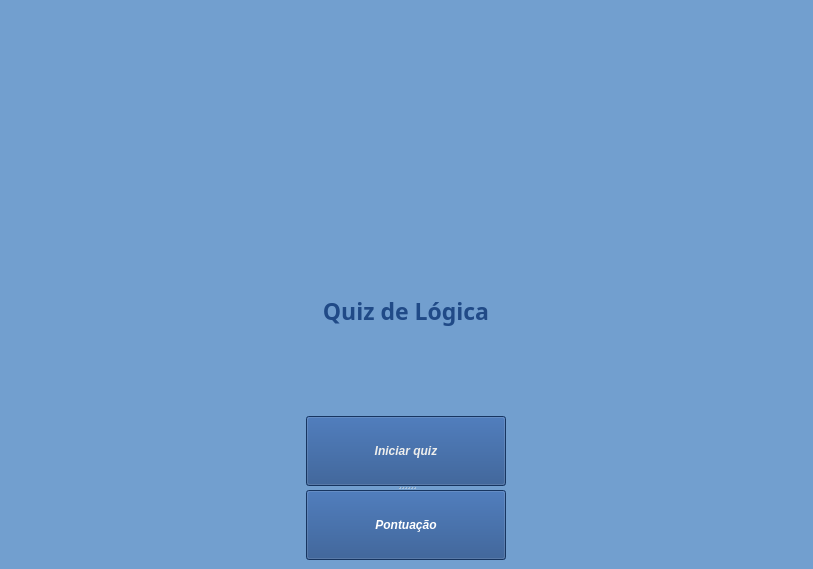
<?xml version="1.0" encoding="UTF-8"?>
<ui version="4.0">
 <class>TelaInicial</class>
 <widget class="QMainWindow" name="TelaInicial">
  <property name="geometry">
   <rect>
    <x>0</x>
    <y>0</y>
    <width>813</width>
    <height>569</height>
   </rect>
  </property>
  <property name="maximumSize">
   <size>
    <width>1000</width>
    <height>1000</height>
   </size>
  </property>
  <property name="windowTitle">
   <string>Home</string>
  </property>
  <property name="styleSheet">
   <string notr="true">background-color: rgb(114, 159, 207);</string>
  </property>
  <widget class="QWidget" name="centralwidget">
   <layout class="QGridLayout" name="gridLayout_2">
    <item row="0" column="0">
     <layout class="QGridLayout" name="gridLayout">
      <item row="0" column="0">
       <widget class="QLabel" name="labeltitulo">
        <property name="maximumSize">
         <size>
          <width>200</width>
          <height>200</height>
         </size>
        </property>
        <property name="font">
         <font>
          <pointsize>22</pointsize>
          <weight>75</weight>
          <italic>true</italic>
          <bold>true</bold>
         </font>
        </property>
        <property name="styleSheet">
         <string notr="true">color: rgb(255, 255, 255);</string>
        </property>
        <property name="text">
         <string/>
        </property>
        <property name="textFormat">
         <enum>Qt::AutoText</enum>
        </property>
        <property name="pixmap">
         <pixmap>logica.png</pixmap>
        </property>
        <property name="scaledContents">
         <bool>true</bool>
        </property>
        <property name="alignment">
         <set>Qt::AlignCenter</set>
        </property>
        <property name="margin">
         <number>28</number>
        </property>
       </widget>
      </item>
      <item row="1" column="0">
       <widget class="QLabel" name="label">
        <property name="maximumSize">
         <size>
          <width>200</width>
          <height>200</height>
         </size>
        </property>
        <property name="font">
         <font>
          <family>Abyssinica SIL</family>
          <pointsize>17</pointsize>
          <weight>75</weight>
          <italic>false</italic>
          <bold>true</bold>
          <underline>false</underline>
          <strikeout>false</strikeout>
          <kerning>true</kerning>
         </font>
        </property>
        <property name="styleSheet">
         <string notr="true">color: rgb(32, 74, 135);</string>
        </property>
        <property name="text">
         <string>Quiz de Lógica</string>
        </property>
        <property name="textFormat">
         <enum>Qt::RichText</enum>
        </property>
        <property name="alignment">
         <set>Qt::AlignCenter</set>
        </property>
        <property name="wordWrap">
         <bool>false</bool>
        </property>
        <property name="margin">
         <number>8</number>
        </property>
       </widget>
      </item>
      <item row="2" column="0">
       <widget class="QSplitter" name="splitter">
        <property name="orientation">
         <enum>Qt::Vertical</enum>
        </property>
        <widget class="QSplitter" name="splitter_2">
         <property name="orientation">
          <enum>Qt::Vertical</enum>
         </property>
         <widget class="QSplitter" name="splitter_3">
          <property name="orientation">
           <enum>Qt::Vertical</enum>
          </property>
          <widget class="QPushButton" name="pushButtonIniciar">
           <property name="sizePolicy">
            <sizepolicy hsizetype="Minimum" vsizetype="Fixed">
             <horstretch>0</horstretch>
             <verstretch>0</verstretch>
            </sizepolicy>
           </property>
           <property name="minimumSize">
            <size>
             <width>200</width>
             <height>20</height>
            </size>
           </property>
           <property name="maximumSize">
            <size>
             <width>200</width>
             <height>70</height>
            </size>
           </property>
           <property name="font">
            <font>
             <weight>75</weight>
             <italic>true</italic>
             <bold>true</bold>
            </font>
           </property>
           <property name="styleSheet">
            <string notr="true">color: rgb(238, 238, 236);
background-color: rgb(32, 74, 135);</string>
           </property>
           <property name="text">
            <string>Iniciar quiz</string>
           </property>
          </widget>
          <widget class="QPushButton" name="pontuacao">
           <property name="maximumSize">
            <size>
             <width>200</width>
             <height>70</height>
            </size>
           </property>
           <property name="font">
            <font>
             <weight>75</weight>
             <italic>true</italic>
             <bold>true</bold>
            </font>
           </property>
           <property name="styleSheet">
            <string notr="true">color: rgb(255, 255, 255);
background-color: rgb(32, 74, 135);</string>
           </property>
           <property name="text">
            <string>Pontuação</string>
           </property>
          </widget>
         </widget>
        </widget>
       </widget>
      </item>
     </layout>
    </item>
   </layout>
  </widget>
 </widget>
 <resources/>
 <connections/>
</ui>
